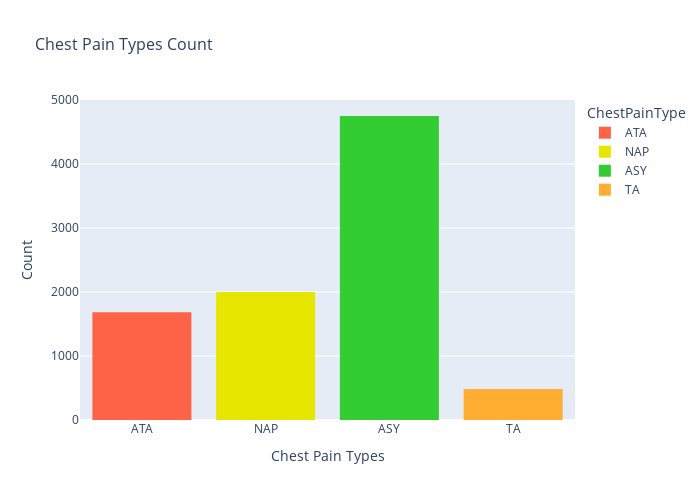

The code cell stored with this chart in its notebook:
### Code cell
countplot_chest_pain = px.histogram(df, x='ChestPainType', color='ChestPainType', title='Chest Pain Types Count', color_discrete_map=colors)
countplot_chest_pain.update_layout(
    xaxis_title='Chest Pain Types',
    yaxis_title='Count',
    width=700,
    height=500,
    title_font_size=16,
    font=dict(size=12),
)
countplot_chest_pain.show()

### Figure 1 — Plotly figure (JSON) as saved in the notebook; plotly's stock layout.template omitted (floating-point values rounded to 4 significant figures; data arrays with more than 128 entries replaced by an {"elided": "..."} marker saying what was removed)
{"data": [{"alignmentgroup": "True", "bingroup": "x", "hovertemplate": "ChestPainType=%{x}<br>count=%{y}<extra></extra>", "legendgroup": "ATA", "marker": {"color": "#FF6347", "pattern": {"shape": ""}}, "name": "ATA", "offsetgroup": "ATA", "orientation": "v", "showlegend": true, "type": "histogram", "x": {"elided": "1683 str values"}, "xaxis": "x", "yaxis": "y"}, {"alignmentgroup": "True", "bingroup": "x", "hovertemplate": "ChestPainType=%{x}<br>count=%{y}<extra></extra>", "legendgroup": "NAP", "marker": {"color": "#e6e600", "pattern": {"shape": ""}}, "name": "NAP", "offsetgroup": "NAP", "orientation": "v", "showlegend": true, "type": "histogram", "x": {"elided": "2000 str values"}, "xaxis": "x", "yaxis": "y"}, {"alignmentgroup": "True", "bingroup": "x", "hovertemplate": "ChestPainType=%{x}<br>count=%{y}<extra></extra>", "legendgroup": "ASY", "marker": {"color": "#33cc33", "pattern": {"shape": ""}}, "name": "ASY", "offsetgroup": "ASY", "orientation": "v", "showlegend": true, "type": "histogram", "x": {"elided": "4751 str values"}, "xaxis": "x", "yaxis": "y"}, {"alignmentgroup": "True", "bingroup": "x", "hovertemplate": "ChestPainType=%{x}<br>count=%{y}<extra></extra>", "legendgroup": "TA", "marker": {"color": "#ffad33", "pattern": {"shape": ""}}, "name": "TA", "offsetgroup": "TA", "orientation": "v", "showlegend": true, "type": "histogram", "x": {"elided": "484 str values"}, "xaxis": "x", "yaxis": "y"}], "layout": {"barmode": "relative", "font": {"size": 12}, "height": 500, "legend": {"title": {"text": "ChestPainType"}, "tracegroupgap": 0}, "title": {"font": {"size": 16}, "text": "Chest Pain Types Count"}, "width": 700, "xaxis": {"anchor": "y", "categoryarray": ["ATA", "NAP", "ASY", "TA"], "categoryorder": "array", "domain": [0, 1], "title": {"text": "Chest Pain Types"}}, "yaxis": {"anchor": "x", "domain": [0, 1], "title": {"text": "Count"}}}}
